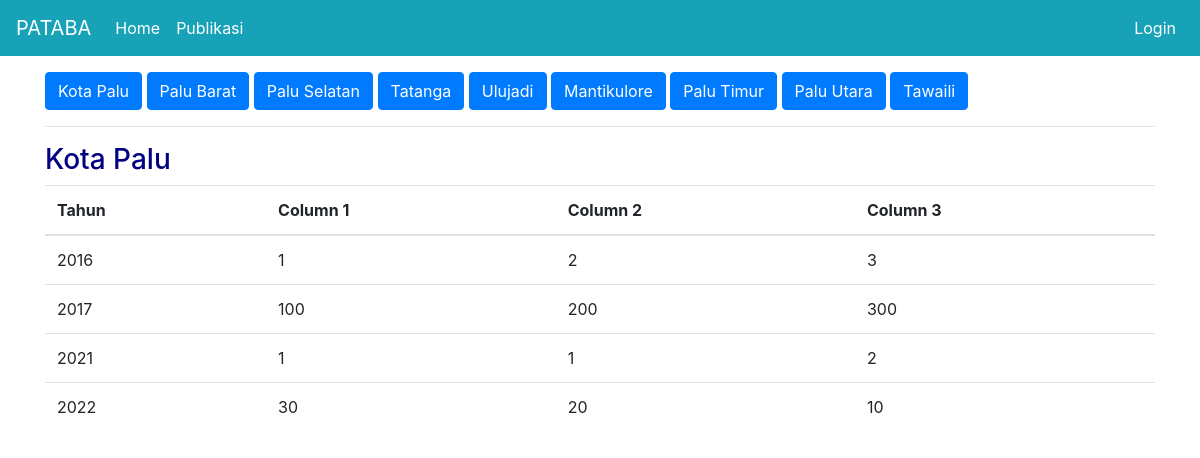
The page /publikasi/a on the database as committed earlier.
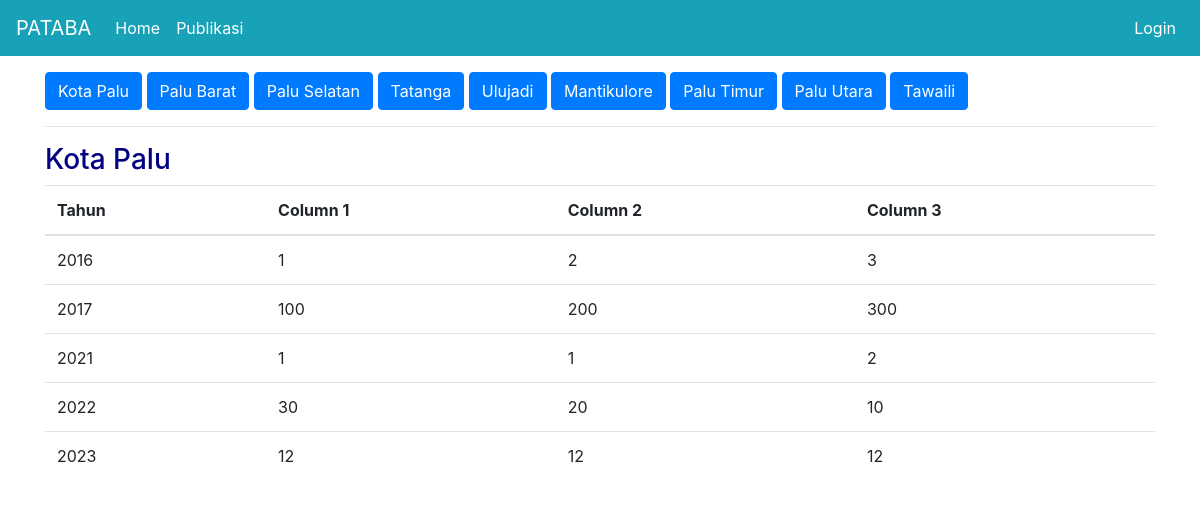
The same page on the database as committed later.
### publication/models.py (models this page shows)
class DinasA(db.Model):
  id = db.Column(db.Integer(), primary_key=True)
  tahun = db.Column(db.String(length=4), nullable=False)
  col1 = db.Column(db.Integer())
  col2 = db.Column(db.Integer())
  col3 = db.Column(db.Integer())
  district_id = db.Column(db.Integer(), db.ForeignKey('districts.id'), nullable=True)

### publication/routes.py (the view)
@app.route('/publikasi/a')
def dinas_a():
  data = DinasA.query.filter_by(district_id=None).order_by(DinasA.tahun).all()
  return render_template('dinas_a.html', data=data)

### publication/templates/dinas_a.html (shortened to what this page needs)
{% extends 'base.html' %}
{% block content %}
  <div class="container">
    <a href="{{ url_for('dinas_a') }}" class="btn btn-primary">Kota Palu</a>
    <a href="{{ url_for('dinas_a_kec', district_id=1) }}" class="btn btn-primary">Palu Barat</a>
    <a href="{{ url_for('dinas_a_kec', district_id=2) }}" class="btn btn-primary">Palu Selatan</a>
    <a href="{{ url_for('dinas_a_kec', district_id=3) }}" class="btn btn-primary">Tatanga</a>
    <a href="{{ url_for('dinas_a_kec', district_id=4) }}" class="btn btn-primary">Ulujadi</a>
    <a href="{{ url_for('dinas_a_kec', district_id=5) }}" class="btn btn-primary">Mantikulore</a>
    <a href="{{ url_for('dinas_a_kec', district_id=6) }}" class="btn btn-primary">Palu Timur</a>
    <a href="{{ url_for('dinas_a_kec', district_id=7) }}" class="btn btn-primary">Palu Utara</a>
    <a href="{{ url_for('dinas_a_kec', district_id=8) }}" class="btn btn-primary">Tawaili</a>
    <hr>
    <h3>Kota Palu</h3>
    <table class="table">
      <thead>
        <tr>
          <th scope="col">Tahun</th>
          <th scope="col">Column 1</th>
          <th scope="col">Column 2</th>
          <th scope="col">Column 3</th>
        </tr>
      </thead>
      <tbody>
        {% for d in data %}
        <tr>
            <td>{{ d.tahun }}</td>
            <td>{{ d.col1 }}</td>
            <td>{{ d.col2 }}</td>
            <td>{{ d.col3 }}</td>
        {% endfor %}
      </tbody>
    </table>
  </div>
{% endblock %}

Rows that differ between the two databases and show on the page:
added DinasA: tahun "2023", col1 "12", col2 "12", col3 "12"
